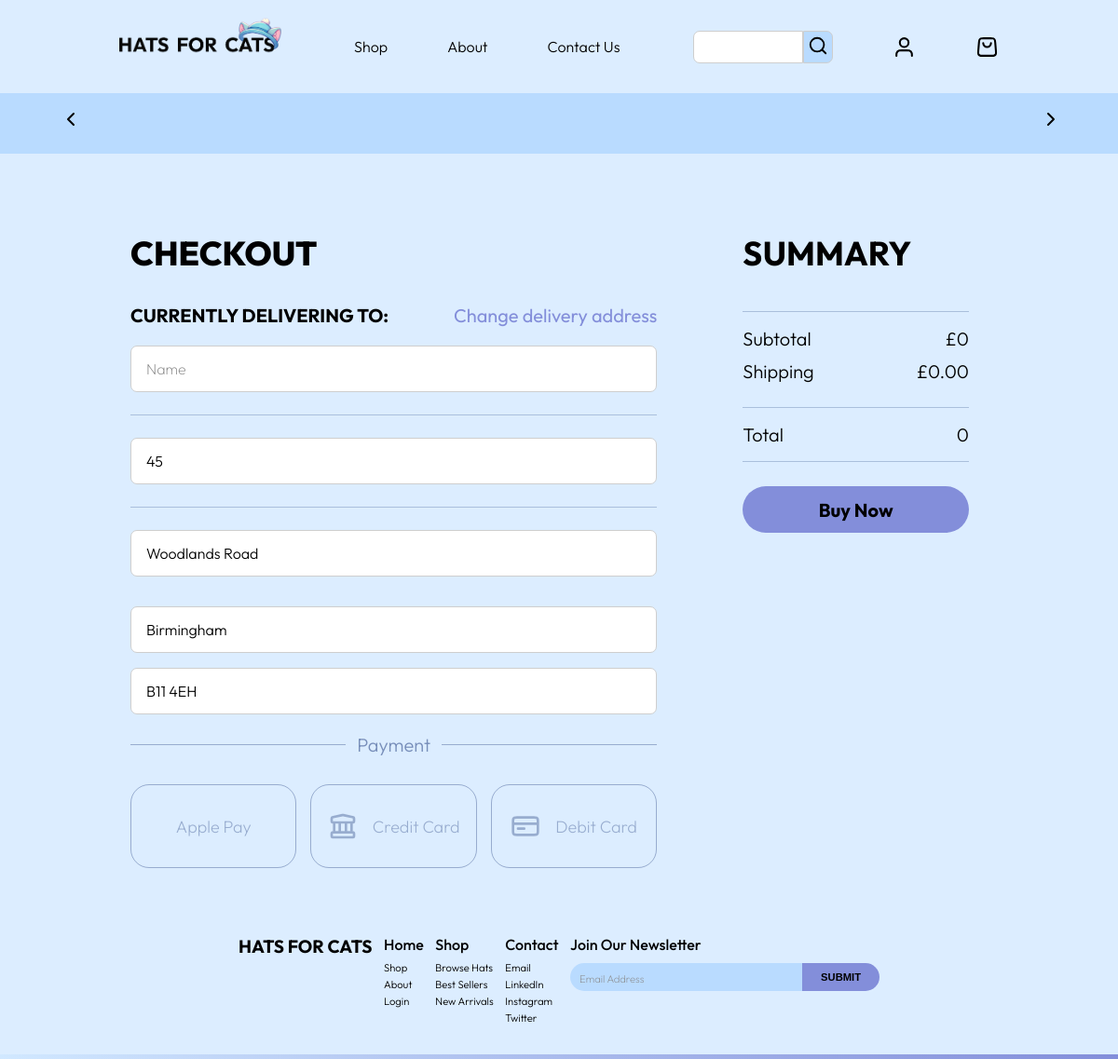
Screenshot of /checkout-page (signed in) with the database file from the repository.
### ecommerceapp/models.py (models this page shows)
class UserAddress(models.Model):
    userID = models.ForeignKey(settings.AUTH_USER_MODEL, on_delete=models.CASCADE, related_name = 'useraddress')
    houseNumber = models.IntegerField()
    street = models.CharField(max_length=50)
    postcode = models.CharField(max_length= 20)
    city = models.CharField(max_length=10)
    apartmentNumber= models.IntegerField(blank=True, null=True)

### ecommerceapp/views.py (the view, shortened to what this page needs)
# urls.py: path('checkout-page', CheckoutView.as_view(), name='checkout'),
class CheckoutView(GroupRequiredMixin, FormView):
	template_name = "checkout.html"
	form_class = CheckoutForm
	group_required = 'Customer'
	def get_basket(self):
		return get_object_or_404(Basket, userID=self.request.user)
	def get_initial(self):
		try:
			user_address = UserAddress.objects.get(userID=self.request.user)
			initial_data = {
				'houseNumber': user_address.houseNumber,
				'apartmentNumber': user_address.apartmentNumber,
				'street': user_address.street,
				'postcode': user_address.postcode,
				'city': user_address.city,
			}
			return initial_data
		except UserAddress.DoesNotExist:
			return super().get_initial()
	def get_context_data(self, **kwargs):
		context = super().get_context_data(**kwargs)
		basket = self.get_basket()
		basket_items = basket.basketitem.all()
		total_cost = sum(item.variantID.price * item.quantity for item in basket_items)
		context['basket_items'] = basket_items
		context['total_cost'] = total_cost
		return context

### ecommerceapp/forms.py
class CheckoutForm(forms.ModelForm):
    class Meta:
        model = UserAddress
        fields = ['houseNumber', 'apartmentNumber', 'street', 'postcode', 'city']
        widgets = {
            'street': forms.TextInput(attrs={'placeholder': 'Street'}),
            'postcode': forms.TextInput(attrs={'placeholder': 'Postcode'}),
            'city': forms.TextInput(attrs={'placeholder': 'City'}),
        }

### ecommerceapp/mixins.py (called while the page is built)
    def dispatch(self, request, *args, **kwargs):
        if not request.user.is_authenticated:
            login_url = f"{reverse('login')}?next={request.path}" # send to login page and then send them back after
            return HttpResponseRedirect(login_url)
        if self.group_required and not request.user.groups.filter(name=self.group_required).exists():
            return redirect('unauthorized')
        return super().dispatch(request, *args, **kwargs)

### templates/checkout.html (shortened to what this page needs)
{% extends 'base.html' %}
{% load static %}
{% block content %}
  <link href="{% static  'css/checkout.css' %}" rel="stylesheet" />
  <main>
    <div class="basket-container">
      <div class="main-content">
        <form class="form-checkout" method='post' action='' enctype='multitype/form-data'>
          <div class="left-section">
            <h1>CHECKOUT</h1>
            <div class="info-box">
              <div class="info-items">CURRENTLY DELIVERING TO:</div>
              <a href=""><div class="keep-shopping">Change delivery address</div></a>
            </div>
            <div class="ask-question">
              <div class="name">
                <input type="text" placeholder="Name">
              </div>
              <div class="house-number">
                {{ form.houseNumber }}
              </div>
              <div class="house-number">
                {{ form.street }}
              </div>
              <div class="area">
              </div>
              <div class="city">
                {{ form.city }}
              </div>
              <div class="postcode">
                {{ form.postcode }}
              </div>
              <div class="payment-method">
                <div class="payment-method-line"></div>
                <div class="payment-method-text">Payment</div>
                <div class="payment-method-line"></div>
              </div>
              <div class="filterButtons">
                <button type="button" class="filter-button">Apple Pay</button>
                <button type="button" class="filter-button"> Credit Card </button>
                <button type="button" class="filter-button"> Debit Card </button>
              </div>
            </div>
          </div>
          <div class="right-section">
            <div class="summary-section">
              <h2>SUMMARY</h2>
              <div class="summary-items-1">
                <div class="summary-text">Subtotal</div>
                <div class="summary-text">£{{ total_cost }}</div>
              </div>
              <div class="summary-items">
                <div class="summary-text">Shipping</div>
                <div class="summary-text">£0.00</div>
              </div>
              <div class="summary-items-total">
                <div class="summary-text">Total</div>
                <div class="summary-text">{{ total_cost }}</div>
              </div>
              <button class="checkout-button">Buy Now</button>
            </div>
          </div>
        </form>
      </div>
    </div>
  </main>
{% endblock %}

### static/css/footer.css (style rules this page uses)
body { font-family: "Outfit", sans-serif; font-weight: 500; background-color: #DCEDFF; color:black; }
a:link { text-decoration: none; color:black; }

### static/css/header.css (style rules this page uses)
* { margin: 0; padding: 0; box-sizing: border-box; }
body { font-family: "Outfit", sans-serif; font-weight: 500; background-color: #DCEDFF; }
main { text-align: center; }

### static/css/base.css (style rules this page uses)
html, body { height: 100%; }
main { flex: 1; }
a:link { text-decoration: none; color:black; }

### static/css/checkout.css (style rules this page uses)
body { background-color: #DCEDFF; font-family: 'Outfit', sans-serif; margin: 0; padding: 0; }
main { display: flex; flex-direction: column; justify-content: center; align-items: center; }
.basket-container { padding: 20px; width: 80%; }
h1 { font-size: 36px; font-weight: 800; padding-bottom: 32px; text-align: left; }
.main-content { justify-content: space-between; display: flex; padding-top: 32px; width: 100%; gap: 72px; }
.form-checkout { justify-content: space-between; display: flex; padding-top: 32px; width: 100%; gap: 72px; }
.left-section { width: 70%; }
.info-box { display: flex; justify-content: space-between; align-items: center; width: 100%; font-size: 20px; color: black; }
.info-items { font-weight: 700; }
.keep-shopping { font-weight: 400; text-decoration: none; cursor: pointer; color: #838EDA; }
.right-section { width: 35%; max-width: 800px }
.summary-section { padding: 0 20px; gap: 10px; }
.summary-section h2 { text-align: left; font-size: 36px; font-weight: 700; padding-bottom: 24px; }
.summary-items, .summary-items-discount, .summary-items-total, .summary-items-1 { display: flex; justify-content: space-between; margin-bottom: 10px; }
.summary-items-1 { margin-top: 16px; padding-top: 16px; border: none; border-top: 1px solid rgba(10, 42, 111, 0.24); }
.summary-text { font-size: 20px; font-weight: 300; }
input { width: 100%; padding: 10px; border: 1px solid #cecece; border-radius: 7px; height: 50px; color: #000000; font-family: "Outfit", sans-serif; padding-left: 16px; font-weight: 300; font-size: 16px; opacity: 1; }
input::placeholder { color: #888; font-family: "Outfit", sans-serif; font-weight: 200; font-size: 16px; opacity: 1; }
.summary-items-total { padding: 16px 0; margin-top: 26px; margin-bottom: 26px; border: none; border-top: 1px solid rgba(10, 42, 111, 0.24); border-bottom: 1px solid rgba(10, 42, 111, 0.24); }
.checkout-button { font-family: "Outfit", sans-serif; border: none; border-radius: 30px; font-size: 20px; font-weight: 700; color: #000000; cursor: pointer; height: 50px; width: 100%; margin-bottom: 28px; background-color: #838EDA; }
.name { padding-top: 20px; }
.house-number, .area , .city, .postcode { padding-top: 16px; }
.house-number { border-top: 1px solid rgba(10, 42, 111, 0.24); padding-top: 24px; margin-top: 24px; }
.filterButtons { display: flex; flex-direction: row; justify-content: space-between; gap: 15px; margin: 30px 0 20px 0; }
.filter-button { display: flex; flex-direction: row; justify-content: center; align-items: center; gap: 16px; font-family: 'Outfit', sans-serif; font-weight: 250; font-size: 18px; color: #08246b52; padding: 10px 15px; border: 1px solid #08246b52; border-radius: 20px; background-color: #ffffff00; width: 100%; height: 90px; cursor: pointer; text-align: center; transition: all 0.3s; }
.filter-button svg { height: 32px; width: auto; }
.payment-method { display: flex; flex-direction: row; align-items: center; justify-content: center; width: 100%; padding-top: 20px; }
.payment-method-text { font-size: 20px; font-weight: 300; color: hsla(223, 86%, 23%, 0.48); text-wrap: nowrap; padding: 0px 12px; }
.payment-method-line { height: 0.5px; width: 100%; border: 1px solid #08246b52; border-bottom-width: 0; justify-self: stretch; }
form { margin: 0; padding: 0; border: none; background: none; width: auto; height: auto; display: inline; }

### rows the page displays
UserAddress: houseNumber "45", street "Woodlands Road", city "Birmingham", postcode "B11 4EH"

### other values shown
{{ total_cost }} "0"
